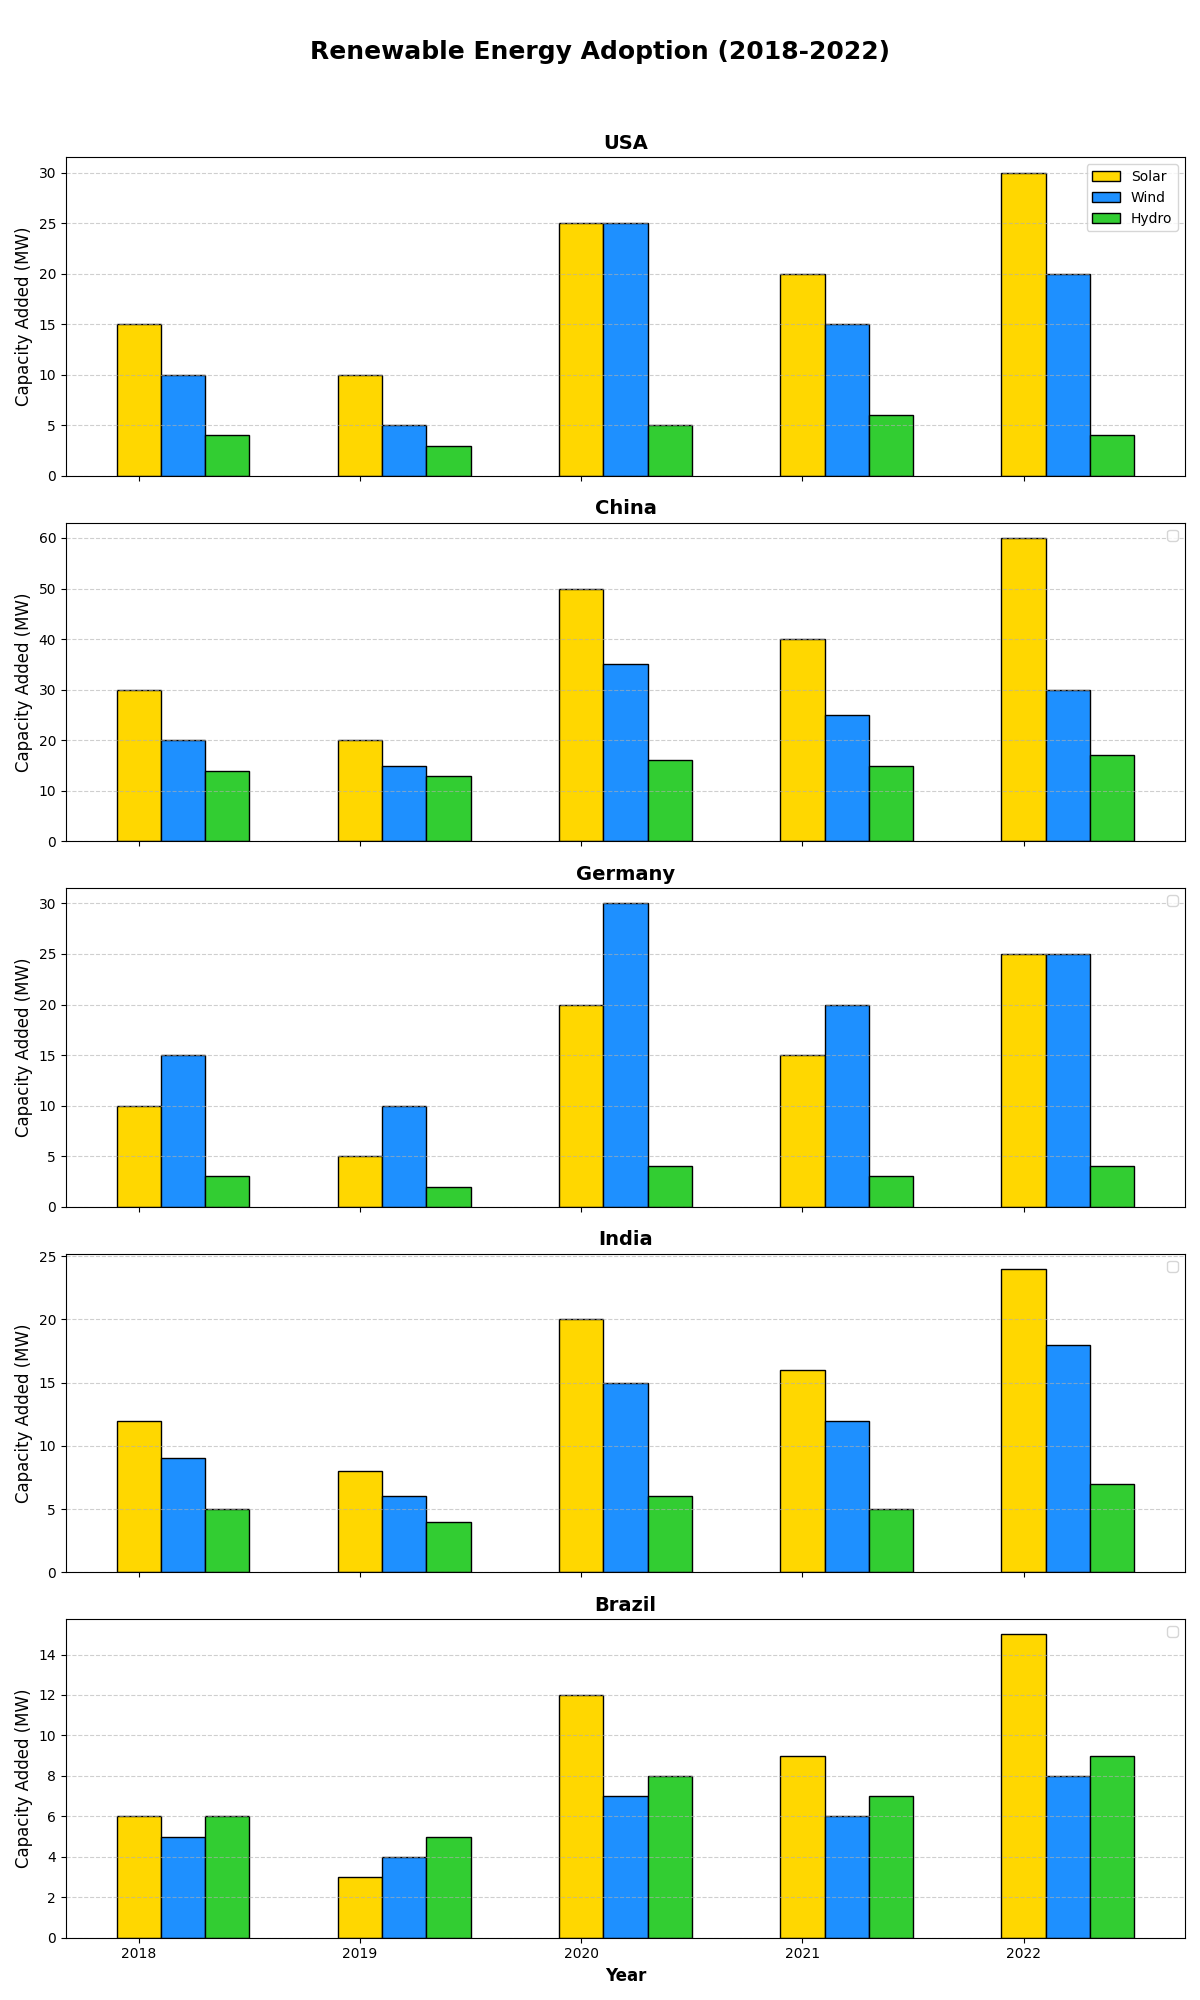

Write the Python code that produced this figure.
import matplotlib.pyplot as plt
import numpy as np

# Data: Capacity added in MW (Megawatts)
years = np.array([2018, 2019, 2020, 2021, 2022])
countries = ["USA", "China", "Germany", "India", "Brazil"]

# Data for each country with randomly altered values (maintaining the dimensional structure)
usa_data = {"Solar": [15, 10, 25, 20, 30], "Wind": [10, 5, 25, 15, 20], "Hydro": [4, 3, 5, 6, 4]}
china_data = {"Solar": [30, 20, 50, 40, 60], "Wind": [20, 15, 35, 25, 30], "Hydro": [14, 13, 16, 15, 17]}
germany_data = {"Solar": [10, 5, 20, 15, 25], "Wind": [15, 10, 30, 20, 25], "Hydro": [3, 2, 4, 3, 4]}
india_data = {"Solar": [12, 8, 20, 16, 24], "Wind": [9, 6, 15, 12, 18], "Hydro": [5, 4, 6, 5, 7]}
brazil_data = {"Solar": [6, 3, 12, 9, 15], "Wind": [5, 4, 7, 6, 8], "Hydro": [6, 5, 8, 7, 9]}

all_data = [usa_data, china_data, germany_data, india_data, brazil_data]
energy_types = ["Solar", "Wind", "Hydro"]
colors = ['#FFD700', '#1E90FF', '#32CD32']

# Set up the figure and subplots
fig, axes = plt.subplots(nrows=5, ncols=1, figsize=(12, 20), sharex=True)
fig.suptitle("Renewable Energy Adoption (2018-2022)", fontsize=18, fontweight='bold')

# Plot each country's data in separate subplots
for i, ax in enumerate(axes):
    country_data = all_data[i]
    for j, energy in enumerate(energy_types):
        ax.bar(years + j * 0.2, country_data[energy], width=0.2, color=colors[j], edgecolor='black', label=energy if i == 0 else "")
    ax.set_title(countries[i], fontsize=14, fontweight='bold')
    ax.set_ylabel('Capacity Added (MW)', fontsize=12)
    ax.grid(axis='y', linestyle='--', alpha=0.6)
    ax.legend()

# Adjusting layout to prevent overlap
plt.xlabel("Year", fontsize=12, fontweight='bold')
plt.xticks(years)
plt.tight_layout(rect=[0, 0, 1, 0.96])

# Show the plot
plt.show()
